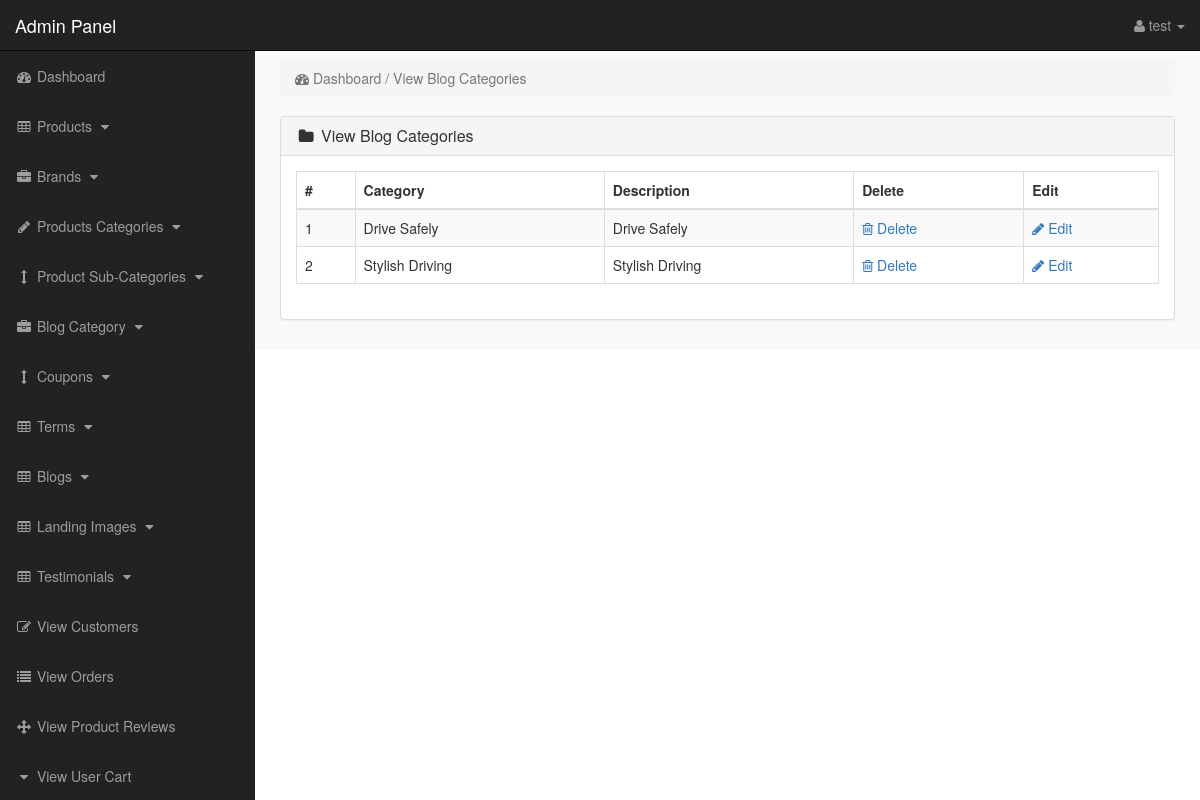
The app's page /admin_area/index?view_blog_category (signed in) with its own data.
### tables this page shows
CREATE TABLE `blog_category` (
  `id` int(11) NOT NULL,
  `category` varchar(255) DEFAULT NULL,
  `description` text DEFAULT NULL,
  `date_created` timestamp NOT NULL DEFAULT current_timestamp()
);

### admin_area/view_blog_category.php (the view)
<?php
if(!isset($_SESSION['admin_email'])){
    echo "<script>window.open('login','_self')</script>";
} else {
?>
<div class="row">
    <div class="col-lg-12">
        <ol class="breadcrumb">
            <li class="active">
                <i class="fa fa-dashboard"></i> Dashboard / View Blog Categories
            </li>
        </ol>
    </div>
</div>
<div class="row">
    <div class="col-lg-12">
        <div class="panel panel-default">
            <div class="panel-heading">
                <h3 class="panel-title">
                    <i class="fa fa-folder fa-fw"></i> View Blog Categories
                </h3>
            </div>
            <div class="panel-body">
                <div class="table-responsive">
                    <table class="table table-bordered table-hover table-striped">
                        <thead>
                            <tr>
                                <th>#</th>
                                <th>Category</th>
                                <th>Description</th>
                                <th>Delete</th>
                                <th>Edit</th>
                            </tr>
                        </thead>
                        <tbody>
                        <?php
                        $i = 0;
                        $get_categories = "SELECT * FROM blog_category";
                        $run_categories = mysqli_query($con, $get_categories);
                        while($row_categories = mysqli_fetch_array($run_categories)){
                            $category_id = $row_categories['id'];
                            $category_name = $row_categories['category'];
                            $category_description = $row_categories['description'];
                            $i++;
                        ?>
                        <tr>
                            <td><?php echo $i; ?></td>
                            <td><?php echo $category_name; ?></td>
                            <td><?php echo $category_description; ?></td>
                            <td>
                                <a href="index?delete_blog_category=<?php echo $category_id; ?>">
                                    <i class="fa fa-trash-o"></i> Delete
                                </a>
                            </td>
                            <td>
                                <a href="index?edit_blog_category=<?php echo $category_id; ?>">
                                    <i class="fa fa-pencil"></i> Edit
                                </a>
                            </td>
                        </tr>
                        <?php } ?>
                        </tbody>
                    </table>
                </div>
            </div>
        </div>
    </div>
</div>
<?php } ?>

### admin_area/includes/sidebar.php (shortened to what this page needs)
<?php
if (!isset($_SESSION['admin_email'])) {
    echo "<script>window.open('login','_self')</script>";
} else {
?>
    <nav class="navbar navbar-inverse navbar-fixed-top">
        <div class="navbar-header">
            <a class="navbar-brand" href="index?dashboard">Admin Panel</a>
        </div>
        <ul class="nav navbar-right top-nav">
            <li class="dropdown">
                <a href="#" class="dropdown-toggle" data-toggle="dropdown">
                    <i class="fa fa-user"></i>
                    <?php echo $admin_name; ?> <b class="caret"></b>
                </a>
            </li>
        </ul>
        <div class="collapse navbar-collapse navbar-ex1-collapse">
            <ul class="nav navbar-nav side-nav">
                <li>
                    <a href="index?dashboard">
                        <i class="fa fa-fw fa-dashboard"></i> Dashboard
                    </a>
                </li>
                <li>
                    <a href="#" data-toggle="collapse" data-target="#products">
                        <i class="fa fa-fw fa-table"></i> Products
                        <i class="fa fa-fw fa-caret-down"></i>
                    </a>
                </li>
                <li>
                    <a href="#" data-toggle="collapse" data-target="#manufacturers">
                        <i class="fa fa-fw fa-briefcase"></i> Brands
                        <i class="fa fa-fw fa-caret-down"></i>
                    </a>
                </li>
                <li>
                    <a href="#" data-toggle="collapse" data-target="#p_cat">
                        <i class="fa fa-fw fa-pencil"></i> Products Categories
                        <i class="fa fa-fw fa-caret-down"></i>
                    </a>
                </li>
                <li>
                    <a href="#" data-toggle="collapse" data-target="#cat">
                        <i class="fa fa-fw fa-arrows-v"></i> Product Sub-Categories
                        <i class="fa fa-fw fa-caret-down"></i>
                    </a>
                </li>
                <li>
                    <a href="#" data-toggle="collapse" data-target="#blog_category">
                        <i class="fa fa-fw fa-briefcase"></i> Blog Category
                        <i class="fa fa-fw fa-caret-down"></i>
                    </a>
                </li>
                <li>
                    <a href="#" data-toggle="collapse" data-target="#coupons">
                        <i class="fa fa-fw fa-arrows-v"></i> Coupons
                        <i class="fa fa-fw fa-caret-down"></i>
                    </a>
                </li>
                <li>
                    <a href="#" data-toggle="collapse" data-target="#terms">
                        <i class="fa fa-fw fa-table"></i> Terms
                        <i class="fa fa-fw fa-caret-down"></i>
                    </a>
                </li>
                <li>
                    <a href="#" data-toggle="collapse" data-target="#blogs">
                        <i class="fa fa-fw fa-table"></i> Blogs
                        <i class="fa fa-fw fa-caret-down"></i>
                    </a>
                </li>
                <li>
                    <a href="#" data-toggle="collapse" data-target="#landing_images">
                        <i class="fa fa-fw fa-table"></i> Landing Images
                        <i class="fa fa-fw fa-caret-down"></i>
                    </a>
                </li>
                <li>
                    <a href="#" data-toggle="collapse" data-target="#testimonials">
                        <i class="fa fa-fw fa-table"></i> Testimonials
                        <i class="fa fa-fw fa-caret-down"></i>
                    </a>
                </li>
                <li>
                    <a href="index?view_customers">
                        <i class="fa fa-fw fa-edit"></i> View Customers
                    </a>
                </li>
                <li>
                    <a href="index?view_orders">
                        <i class="fa fa-fw fa-list"></i> View Orders
                    </a>
                </li>
                <li>
                    <a href="index?view_product_reviews">
                        <i class="fa fa-fw fa-arrows"></i> View Product Reviews
                    </a>
                </li>
                <li>
                    <a href="index?view_user_cart">
                        <i class="fa fa-fw fa-caret-down"></i> View User Cart
                    </a>
                </li>
            </ul>
        </div>
    </nav>
<?php } ?>

### admin_area/css/style.css (style rules this page uses)
body { margin-top:100px; }
@media (min-width: 768px) { body { margin-top:50px; } }
.top-nav { padding:0 15px; }
.top-nav>li { display:inline-block; float:left; }
.top-nav>li>a { padding-top:15px; padding-bottom:15px; line-height:20px; color:#999; }
@media (min-width: 768px) { .side-nav { position:fixed; top:51px; width:255px; border-radius:0; overflow-y:auto; background-color: #222; bottom:0; overflow-x:hidden; padding-bottom:40px; } }
@media (min-width: 768px) { .side-nav>li>a { width:255px; } }
.panel-body { border-radius:5px; }

### records on screen
blog_category: category "Drive Safely", description "Drive Safely"
blog_category: category "Stylish Driving", description "Stylish Driving"

### other values on screen
$admin_name "test"
